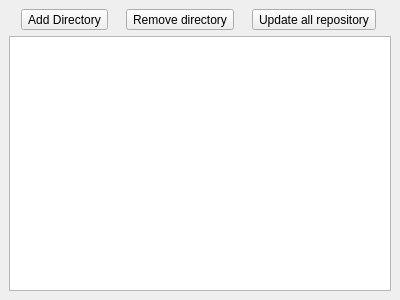
<?xml version="1.0" encoding="UTF-8"?>
<ui version="4.0">
 <class>DockWidget</class>
 <widget class="QDockWidget" name="DockWidget">
  <property name="geometry">
   <rect>
    <x>0</x>
    <y>0</y>
    <width>400</width>
    <height>300</height>
   </rect>
  </property>
  <property name="windowTitle">
   <string>Projects</string>
  </property>
  <widget class="QWidget" name="dockWidgetContents">
   <layout class="QVBoxLayout" name="verticalLayout">
    <item>
     <layout class="QHBoxLayout" name="horizontalLayout">
      <item>
       <widget class="QToolButton" name="toolBtn_AddDirectory">
        <property name="toolTip">
         <string>Add Directory</string>
        </property>
        <property name="text">
         <string>Add Directory</string>
        </property>
        <property name="icon">
         <iconset resource="../resource/resource.qrc">
          <normaloff>:/list-add.png</normaloff>:/list-add.png</iconset>
        </property>
       </widget>
      </item>
      <item>
       <widget class="QToolButton" name="toolBtn_RemoveDirectory">
        <property name="toolTip">
         <string>Remove directory</string>
        </property>
        <property name="text">
         <string>Remove directory</string>
        </property>
        <property name="icon">
         <iconset resource="../resource/resource.qrc">
          <normaloff>:/list-remove.png</normaloff>:/list-remove.png</iconset>
        </property>
       </widget>
      </item>
      <item>
       <widget class="QToolButton" name="toolBtn_UpdateAll">
        <property name="toolTip">
         <string>Update all repository</string>
        </property>
        <property name="text">
         <string>Update all repository</string>
        </property>
        <property name="icon">
         <iconset resource="../resource/resource.qrc">
          <normaloff>:/folder-sync.png</normaloff>:/folder-sync.png</iconset>
        </property>
       </widget>
      </item>
     </layout>
    </item>
    <item>
     <widget class="QTableView" name="tableView"/>
    </item>
   </layout>
  </widget>
 </widget>
 <resources>
  <include location="../resource/resource.qrc"/>
 </resources>
 <connections/>
</ui>
